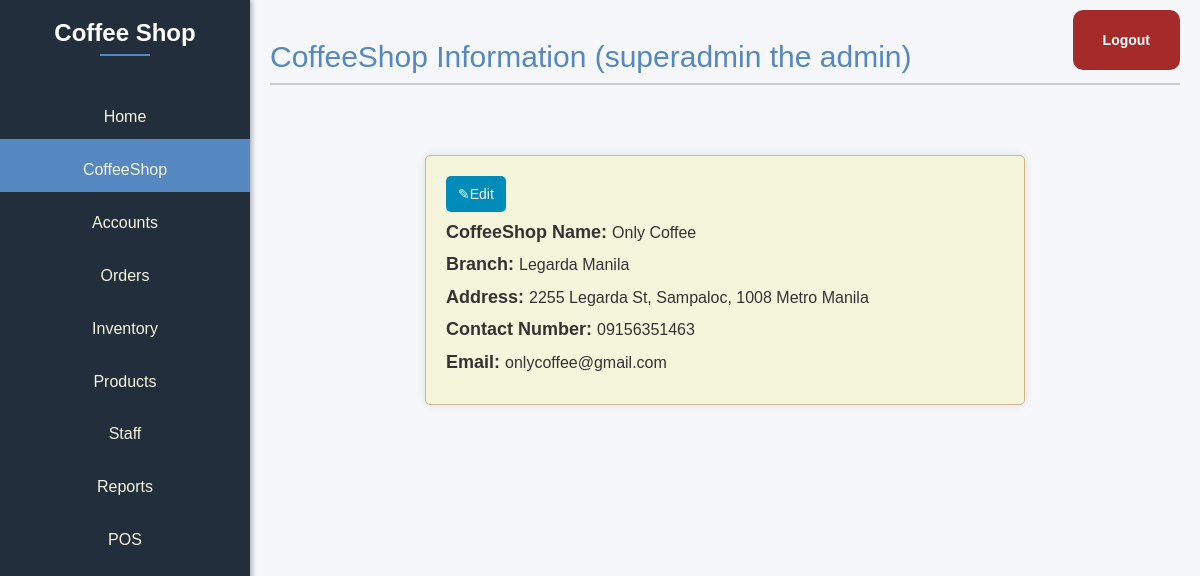
Page /Dashboard/coffeeshop_info.php (signed in) on the committed database.
### tables this page shows
CREATE TABLE `tblcoffeeshop` (
  `coffeeshopid` int(11) NOT NULL,
  `shopname` varchar(255) NOT NULL,
  `branch` varchar(255) DEFAULT NULL,
  `address` varchar(255) DEFAULT NULL,
  `contact_no` varchar(11) DEFAULT NULL,
  `email` varchar(50) DEFAULT NULL,
  `employees_id` int(11) DEFAULT NULL
);

### public/Dashboard/coffeeshop_info.php (the view, shortened to what this page needs)
<?php
$servername = "127.0.0.1";
$user = "root";
$pass = "";
$dbname = "coffeeshop_db";
try {
    $pdo = new PDO("mysql:host=$servername;dbname=$dbname", $user, $pass);
    $pdo->setAttribute(PDO::ATTR_ERRMODE, PDO::ERRMODE_EXCEPTION);
} catch (PDOException $e) {
    die("Database connection failed: " . $e->getMessage());
}
$sql = "SELECT * FROM tblcoffeeshop";
$statement = $pdo->prepare($sql);
$statement->execute();
$coffeeshopData = $statement->fetchAll(PDO::FETCH_ASSOC);
?>
<!DOCTYPE html>
<html lang="en">
<head>
    <link rel="stylesheet" href="https://maxcdn.bootstrapcdn.com/font-awesome/4.7.0/css/font-awesome.min.css">
    <link rel="stylesheet" href="https://maxcdn.bootstrapcdn.com/bootstrap/3.3.7/css/bootstrap.min.css">
    <link rel="stylesheet" href="dashboard.css">
</head>
<body>
    <div class="dashboard">
        <div class="sidebar">
            <h1>Coffee Shop</h1>
            <ul>
                <li><a href="dashboard.php">Home</a></li>
                <li style="background-color: var(--primary-color);"><a href="coffeeshop_info.php">CoffeeShop</a></li>
                <li><a href="accounts.php">Accounts</a></li>
                <li><a href="Orders.php">Orders</a></li>
                <li><a href="Inventory.php">Inventory</a></li>
                <li><a href="Products.php">Products</a></li>
                <li><a href="Staff.php">Staff</a></li>
                <li><a href="Reports.php">Reports</a></li>
                <li><a href="../POS front-end/Main.php">POS</a></li>
            </ul>
        </div>
        <div class="top-right">
            <a href="logout.php" class="login-button">Logout</a>
        </div>
        <div class="content">
            <h2>CoffeeShop Information
                <?php echo " (" . $_SESSION['username'] . " the " . $_SESSION['position'] . ") " ?>
            </h2>
            <?php foreach ($coffeeshopData as $coffeeshop) : ?>
                <div class="info-box" style="width:inherit; height:inherit; margin-top:5em;">
                    <div style="display: flex; justify-content: space-between;">
                        <button type="button" class="button edit-button" id="editInfo">✎Edit</button>
                    </div>
                    <div>
                        <h4><b>CoffeeShop Name:</b>
                            <p style="color:#333; display: inline;">
                                <?php echo $coffeeshop['shopname']; ?>
                            </p>
                        </h4>
                    </div>
                    <div>
                        <h4><b>Branch:</b>
                            <p style="color:#333; display: inline;">
                                <?php echo $coffeeshop['branch']; ?>
                            </p>
                        </h4>
                    </div>
                    <div>
                        <h4><b>Address:</b>
                            <p style="color:#333; display: inline;">
                                <?php echo $coffeeshop['address']; ?>
                            </p>
                        </h4>
                    </div>
                    <div>
                        <h4><b>Contact Number:</b>
                            <p style="color:#333; display: inline;">
                                <?php echo $coffeeshop['contact_no']; ?>
                            </p>
                        </h4>
                    </div>
                    <div>
                        <h4><b>Email:</b>
                            <p style="color:#333; display: inline;">
                                <?php echo $coffeeshop['email']; ?>
                            </p>
                        </h4>
                    </div>
                </div>
            <?php endforeach; ?>
        </div>
    </div>
</body>
</html>

### public/Dashboard/dashboard.css (style rules this page uses)
:root { --primary-color: #5587c0; --secondary-color: #222E3C; --background-color: #F5F5DC; --text-color: #ffff; --button-color: #A52A2A; }
body, html { margin: 0; padding: 0; font-family: Arial, sans-serif; height: 100%; background-color: #F5F7FB; }
.dashboard { display: flex; height: 100%; }
.sidebar { width: 250px; background-color: var(--secondary-color); color: var(--text-color); padding: 0; box-shadow: 2px 0 5px rgba(0, 0, 0, 0.3); position: fixed; height: 100%; top: 0; left: 0; overflow-y: auto; display: flex; flex-direction: column; }
.sidebar h1 { text-align: center; margin-bottom: 40px; position: relative; font-size: 24px; font-weight: 600; }
.sidebar h1::after { content: ''; display: block; width: 50px; height: 2px; background-color: var(--primary-color); position: absolute; bottom: -10px; left: calc(50% - 25px); }
.sidebar ul { list-style-type: none; text-align: center; padding: 0; }
.sidebar ul li { margin: 0 !important; padding-top: 10px !important; }
.sidebar ul li a { display: flex; justify-content: center; align-items: center; padding: 10px; color: #F5F5DC; text-decoration: none; font-size: 16px; transition: 0.3s; }
.content { background-color: #F5F7FB; margin-left: 250px; padding: 20px; width: calc(100% - 250px); }
.content h2 { color: var(--primary-color); border-bottom: 2px solid #ccc; padding-bottom: 10px; }
.info-box { background-color: #F5F5DC; border: 1px solid #D2B48C; border-radius: 5px; padding: 20px; box-shadow: 0px 0px 10px rgba(0, 0, 0, 0.1); width: 500px; max-width: 600px; margin: 0 auto; }
.info-box p { color: #4B0082; font-size: 16px; line-height: 1.4; }
.top-right { position: absolute; top: 10px; right: 10px; }
.login-button { background-color: var(--button-color); color: white; padding: 20px 30px; margin-right: 10px; text-decoration: none; border-radius: 10px; font-weight: bold; transition: background-color 0.3s; display: inline-block; }

### public/Dashboard/coffeeshop_info.php (style rules this page uses)
body { font-family: Arial, sans-serif; background-color: #F5F5DC; }
.button { padding: 8px 12px; border: none; border-radius: 5px; cursor: pointer; }
.button.edit-button { background-color: #008CBA; color: white; }

### rows in the picture
tblcoffeeshop: shopname "Only Coffee", branch "Legarda Manila", address "2255 Legarda St, Sampaloc, 1008 Metro Manila", contact_no "09156351463", email "onlycoffee@gmail.com"

### other values in the picture
$_SESSION['username'] "superadmin"
$_SESSION['position'] "admin"
